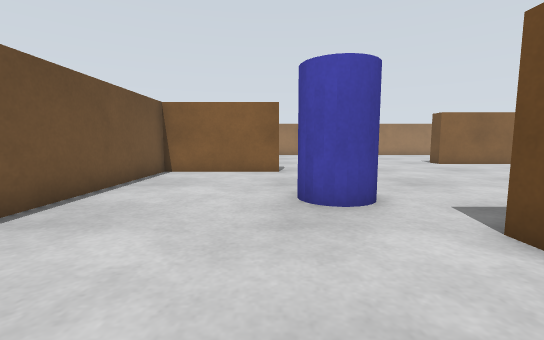
view 1 (above)

16 first-person views from a walk through a world built for the Gazebo simulator. The camera is 0.22 m above the floor, tilts 6° down and sees 90° across. The floor is counted in squares, 0.2 m on a side. Each view is taken from the middle of a square. On the plan, view 1 faces up. The plan holds only what a view shows up to about 12 squares ahead; the rest is blank. The place goes on beyond the plan.

view 2
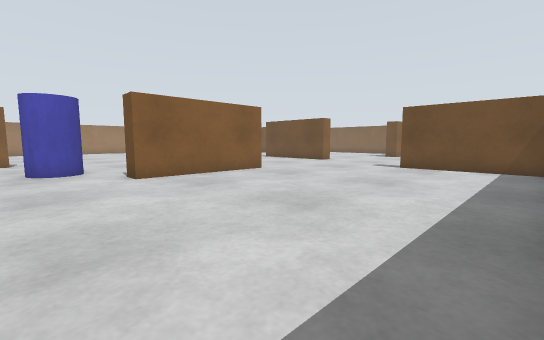

view 3
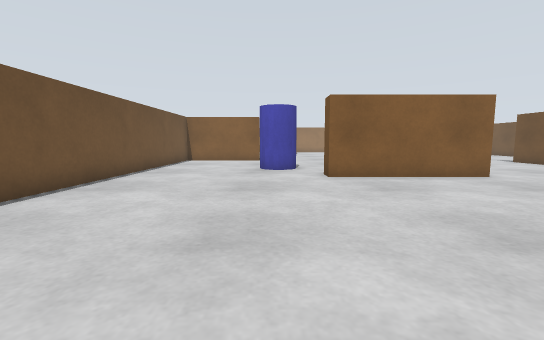

view 4
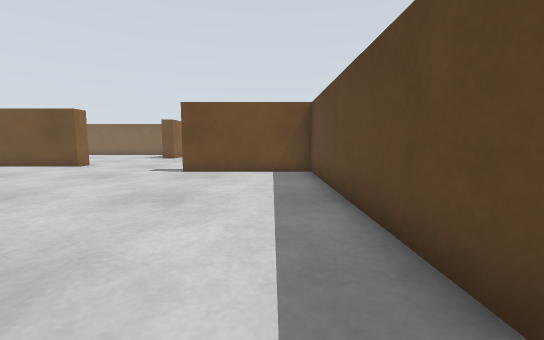

view 5
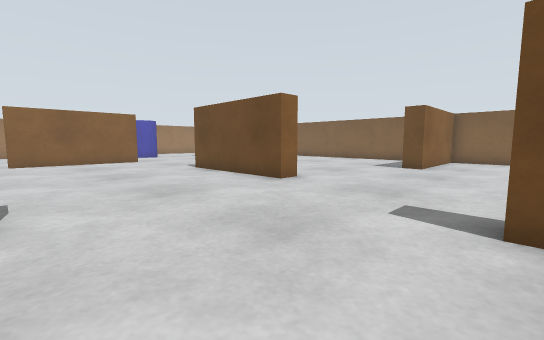

view 6
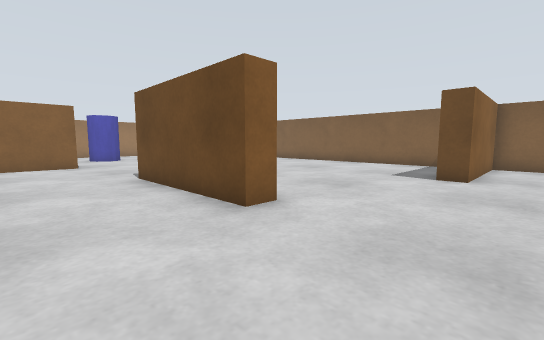

view 7
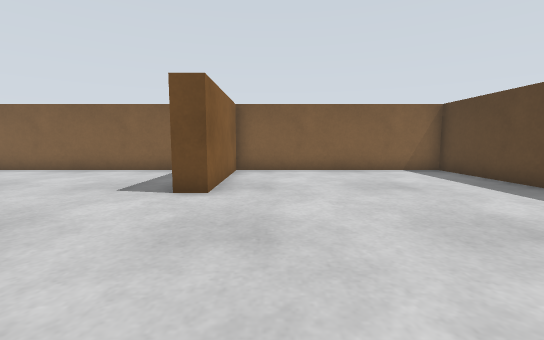

view 8
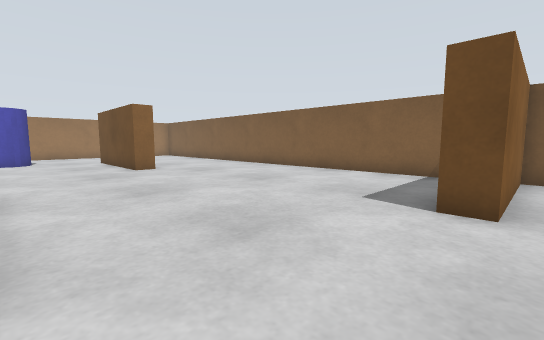

view 9
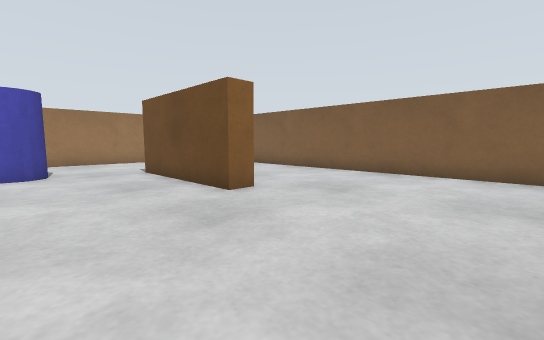

view 10
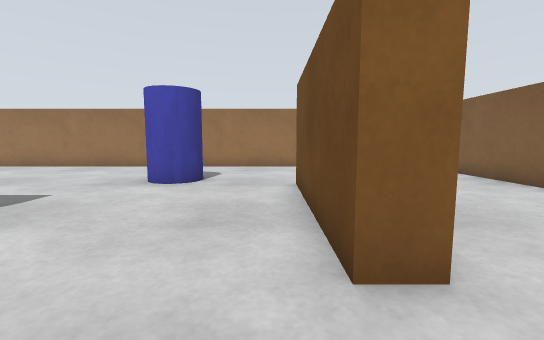

view 11
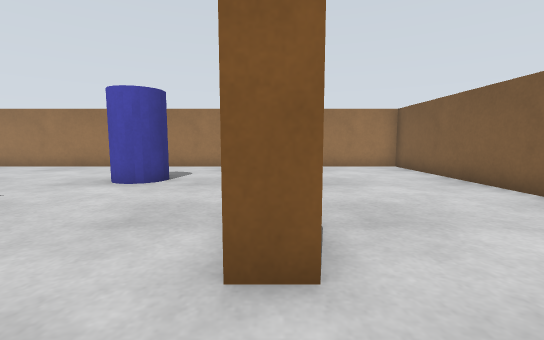

view 12
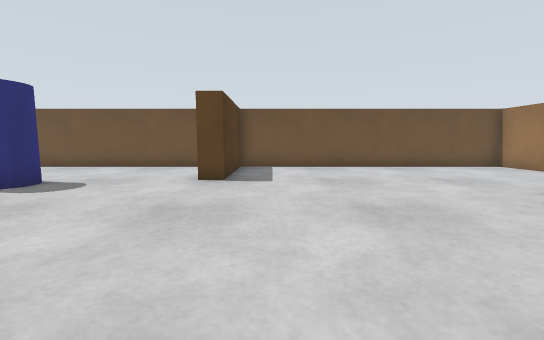

view 13
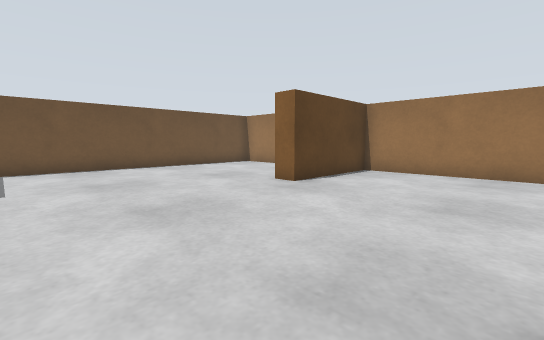

view 14
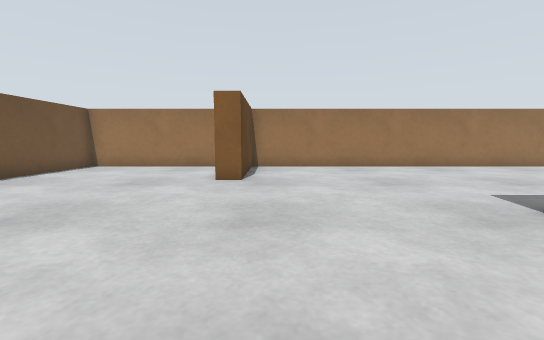

view 15
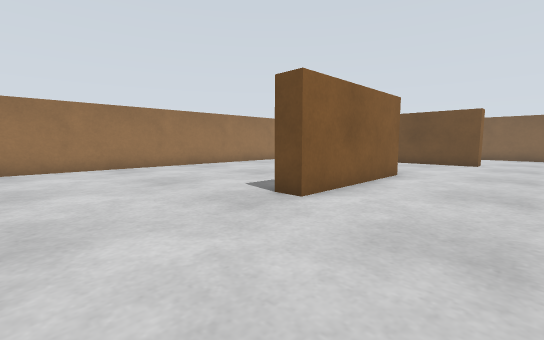

view 16
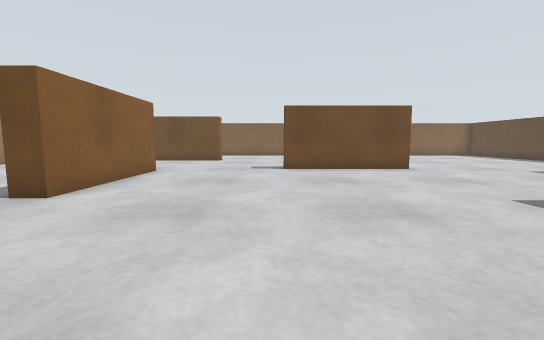

### Floor plan
Points are (right, up) in squares from view 1. A wall is a line through its corners. A room is listed if a view was taken in it or the views show most of it. See-through windows are left out.
Room 1 (views 1, 2, 3, 4, 5, 6, 7, 8, 9, 10, 11, 12, 13, 14, 15, 16)
walls: (7.9, 2.4) (2.8, 2.4) (2.8, 3.1); (14.8, 3.5) (13.9, 3.5) (13.9, 8.5); (13.2, 13.4) (8.2, 13.4) (8.2, 14.1); (19.5, 12) (18.6, 12) (18.6, 17); (24.4, 3.1) (24.4, 21.9) (21.3, 21.9); (3.2, -6.4) (11.9, -6.4) (11.9, -1.8); (20.4, -6.4) (24.4, -6.4) (24.4, 1.4) (19.8, 1.4) (19.8, 2.1); (1.6, 21.9) (-3.9, 21.9) (-3.9, 10.6) (0.3, 10.6) (0.3, 9.9) (-3.9, 9.9) (-3.9, -1.2); (19.1, 21.9) (3.1, 21.9) (3.1, 17.8) (2.4, 17.8)
objects: blue cylinder (1, 5) to (2, 6); blue cylinder (15, 17) to (16, 18)

Positions as (right, up) in squares from view 1, and headings:
1: (0, 0), facing up
2: (0, -6), facing up-right
3: (1, -6), facing up
4: (2, -5), facing right
5: (8, -2), facing up-right
6: (11, 0), facing up-right
7: (14, 0), facing right
8: (15, 1), facing up-right
9: (15, 7), facing up-right
10: (18, 10), facing up
11: (19, 10), facing up
12: (8, 12), facing left
13: (8, 12), facing up-left
14: (4, 10), facing up
15: (4, 10), facing up-right
16: (3, 9), facing right
